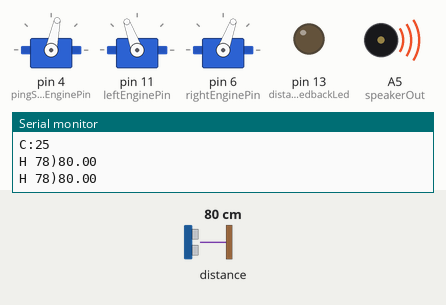
A sketch run on a simulated Arduino Uno, built with avr-gcc and run on an emulated ATmega328P. Parts: 3 × servo, output pins drawn as LEDs (lit = HIGH), buzzer (waves = sounding), the last lines printed to the serial monitor. The inputs (shaded band) are chosen by the test bench; at power-on: distance to the obstacle 80 cm.

Above: at 1.5 s.
1.6 s: distance to the obstacle set to 27 cm
At 2.7 s:
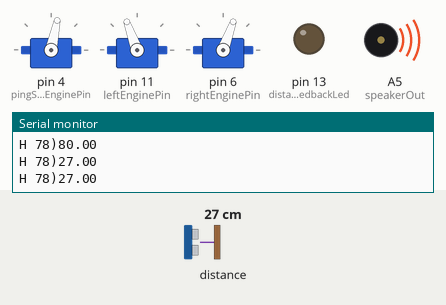
3.1 s: distance to the obstacle set to 23 cm
At 4.5 s:
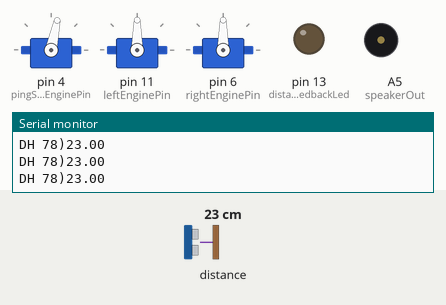
4.8 s: distance to the obstacle set to 35 cm
At 5.6 s:
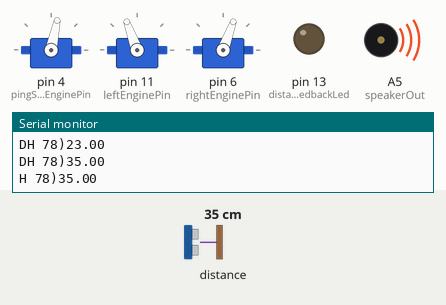
6.4 s: distance to the obstacle set to 2 cm
At 6.66 s:
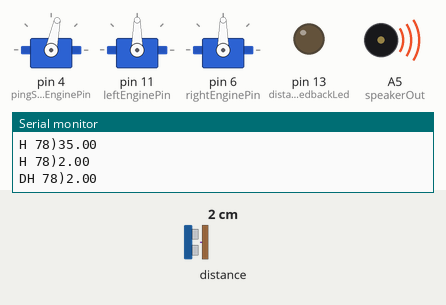
Timing chart, 0 to 9.2 s (numbered marks = the images above; inputs shaded):
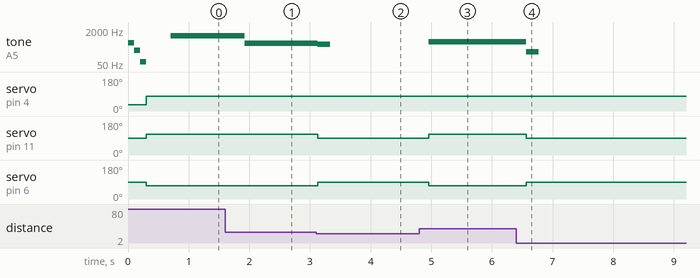

Measured:
- the behaviour switches between 26 and 25 cm on distance to the obstacle (found by bisection; images 1 and 2)
- after the input at 1.6 s, tone on A5 (speakerOut): 1058 Hz → 466 Hz after 0.32 s
- after the input at 3.1 s, tone on A5 (speakerOut): 466 Hz → 421 Hz at once, → silent 0.20 s later; servo on pin 11 (leftEnginePin): 110° → 90° at once; servo on pin 6 (rightEnginePin): 70° → 90° at once
- after the input at 4.8 s, tone on A5 (speakerOut): silent → 555 Hz after 0.16 s; servo on pin 11 (leftEnginePin): 90° → 110° after 0.16 s; servo on pin 6 (rightEnginePin): 90° → 70° after 0.16 s
- after the input at 6.4 s, tone on A5 (speakerOut): 555 Hz → 187 Hz after 0.17 s, → silent 0.20 s later; servo on pin 11 (leftEnginePin): 110° → 90° after 0.17 s; servo on pin 6 (rightEnginePin): 70° → 90° after 0.17 s
- by itself, tone on A5 (speakerOut): plays 494 Hz for 0.10 s, 220 Hz for 0.10 s, 65 Hz for 0.10 s, 1058 Hz for 0.89 s

The sketch:

RoboSound5.ino
```cpp
#include <Servo.h>
#include <Ping.h>

#include "pitches_it.h"


// Robo Sound 5 Si ferma se davanti c'è un ostacolo troppo vicino
// non fa altro
// Ha la correzione angolare
// E' più veloce
// **SEMBRA**  che la libreria Aiko dia problemi al controllo motori


const int pingServoEnginePin=4;
const int leftEnginePin=11;
const int rightEnginePin=6;
const int pingPin=5; //Ma forse si può fare anche 7!
const int distanceFeedbackLed = 13;
const int speakerOut=A5;
const boolean DEBUG_MODE=true;


// Costanti da tarare

const int CrashDistance=15 ; // 15cm è la distanza della testa del ping dal corpo. Se siamo a 15 siamo andati contro l'ostacolo
const int DangerDistance=25 ; //
const int ServoWaitMS=200;
const int Front_Angle=90-12;  // 10..15 Rappresenta i 90 Gradi

Servo crServo;
Servo leftEngineServo;
Servo rightEngineServo;
Ping ping = Ping(pingPin,0,0);

void setup(){
 Serial.begin(9600);
 crServo.attach(pingServoEnginePin);
 leftEngineServo.attach(leftEnginePin);
 rightEngineServo.attach(rightEnginePin);

 pinMode(distanceFeedbackLed, OUTPUT);
 pinMode(speakerOut, OUTPUT);
 taDa();
 Serial.print("C:");
 Serial.println(DangerDistance);
}


// Boot Music
void taDa(){
  crServo.write(Front_Angle-45);
  tone(speakerOut,NOTE_SI4);
  delay(100);
  tone(speakerOut,NOTE_LA3);
  delay(100);
  tone(speakerOut,NOTE_DO2);
  delay(100);
  noTone(speakerOut);
  crServo.write(Front_Angle+45);

}


void loop()
{
  int temp;


  // GOOO
  leftEngineServo.write(110);
  rightEngineServo.write(180-110);
  crServo.write(Front_Angle);
  delay(ServoWaitMS);
  if(isDangerDirection()){
    leftEngineServo.write(90); // STOP
    rightEngineServo.write(90);
    while(isDangerDirection()){
      noTone(speakerOut);
    }
  }
  /*
  crServo.write(45);
  delay(ServoWaitMS);
  isDangerDirection();

  crServo.write(90);
  delay(ServoWaitMS);
  isDangerDirection();

  crServo.write(90+45);
  delay(ServoWaitMS);
  isDangerDirection();
  */


}


boolean isDangerDirection(){
  double cm=fire();

  if( cm <= DangerDistance ){
    Serial.print("D");
    return true;
  }else{
    return false;
  }
}


void ledFeedback(double cm){
  digitalWrite(distanceFeedbackLed, HIGH);
  delay(cm * 5 ); // each centimeter adds some milliseconds delay
  digitalWrite(distanceFeedbackLed, LOW);
  delay( cm * 5);
}

void toneFeedback(double cm){
  int thisPitch = map(cm, 5, 300, /*<-Risoluzine ping vs risoluzione speaker-> */
              NOTE_LA3/*NOTE_B0*/, NOTE_LA7);
  //Serial.print(" Pitch =");
  //Serial.print(thisPitch);
  tone(speakerOut,thisPitch /*NOTE_LA5*/);
  if(cm >100){
    noTone(speakerOut);
  }
}

double fire(){
      delay(ServoWaitMS);
      ping.fire();
      double cm=ping.centimeters();
      //ledFeedback(cm);
      toneFeedback(cm);
      if(DEBUG_MODE){
        Serial.print("H ");
        Serial.print(crServo.read());
        Serial.print(")");

        Serial.println(cm);

        if(cm<1){
            Serial.print(" E ");
        }
        Serial.println("");
      }
      return cm;
}
```

pitches_it.h
```cpp
/*************************************************
 * Public Constants
 * GG Translation
  Do = C
  Re = D  DA FARE PER PRIMO
  Mi = E
  Fa = F
  Sol = G
  La = A
  Si = B
 *************************************************/


#define NOTE_SI0  31
#define NOTE_DO1  33
#define NOTE_DOS1 35
#define NOTE_RE1  37
#define NOTE_RES1 39
#define NOTE_MI1  41
#define NOTE_FA1  44
#define NOTE_FAS1 46
#define NOTE_SOL1  49
#define NOTE_SOLS1 52
#define NOTE_LA1  55
#define NOTE_LAS1 58
#define NOTE_SI1  62
#define NOTE_DO2  65
#define NOTE_DOS2 69
#define NOTE_RE2  73
#define NOTE_RES2 78
#define NOTE_MI2  82
#define NOTE_FA2  87
#define NOTE_FAS2 93
#define NOTE_SOL2  98
#define NOTE_SOLS2 104
#define NOTE_LA2  110
#define NOTE_LAS2 117
#define NOTE_SI2  123
#define NOTE_DO3  131
#define NOTE_DOS3 139
#define NOTE_RE3  147
#define NOTE_RES3 156
#define NOTE_MI3  165
#define NOTE_FA3  175
#define NOTE_FAS3 185
#define NOTE_SOL3  196
#define NOTE_SOLS3 208
#define NOTE_LA3  220
#define NOTE_LAS3 233
#define NOTE_SI3  247
#define NOTE_DO4  262
#define NOTE_DOS4 277
#define NOTE_RE4  294
#define NOTE_RES4 311
#define NOTE_MI4  330
#define NOTE_FA4  349
#define NOTE_FAS4 370
#define NOTE_SOL4  392
#define NOTE_SOLS4 415
#define NOTE_LA4  440
#define NOTE_LAS4 466
#define NOTE_SI4  494
#define NOTE_DO5  523
#define NOTE_DOS5 554
#define NOTE_RE5  587
#define NOTE_RES5 622
#define NOTE_MI5  659
#define NOTE_FA5  698
#define NOTE_FAS5 740
#define NOTE_SOL5  784
#define NOTE_SOLS5 831
#define NOTE_LA5  880
#define NOTE_LAS5 932
#define NOTE_SI5  988
#define NOTE_DO6  1047
#define NOTE_DOS6 1109
#define NOTE_RE6  1175
#define NOTE_RES6 1245
#define NOTE_MI6  1319
#define NOTE_FA6  1397
#define NOTE_FAS6 1480
#define NOTE_SOL6  1568
#define NOTE_SOLS6 1661
#define NOTE_LA6  1760
#define NOTE_LAS6 1865
#define NOTE_SI6  1976
#define NOTE_DO7  2093
#define NOTE_DOS7 2217
#define NOTE_RE7  2349
#define NOTE_RES7 2489
#define NOTE_MI7  2637
#define NOTE_FA7  2794
#define NOTE_FAS7 2960
#define NOTE_SOL7  3136
#define NOTE_SOLS7 3322
#define NOTE_LA7  3520
#define NOTE_LAS7 3729
#define NOTE_SI7  3951
#define NOTE_DO8  4186
#define NOTE_DOS8 4435
#define NOTE_RE8  4699
#define NOTE_RES8 4978
```
